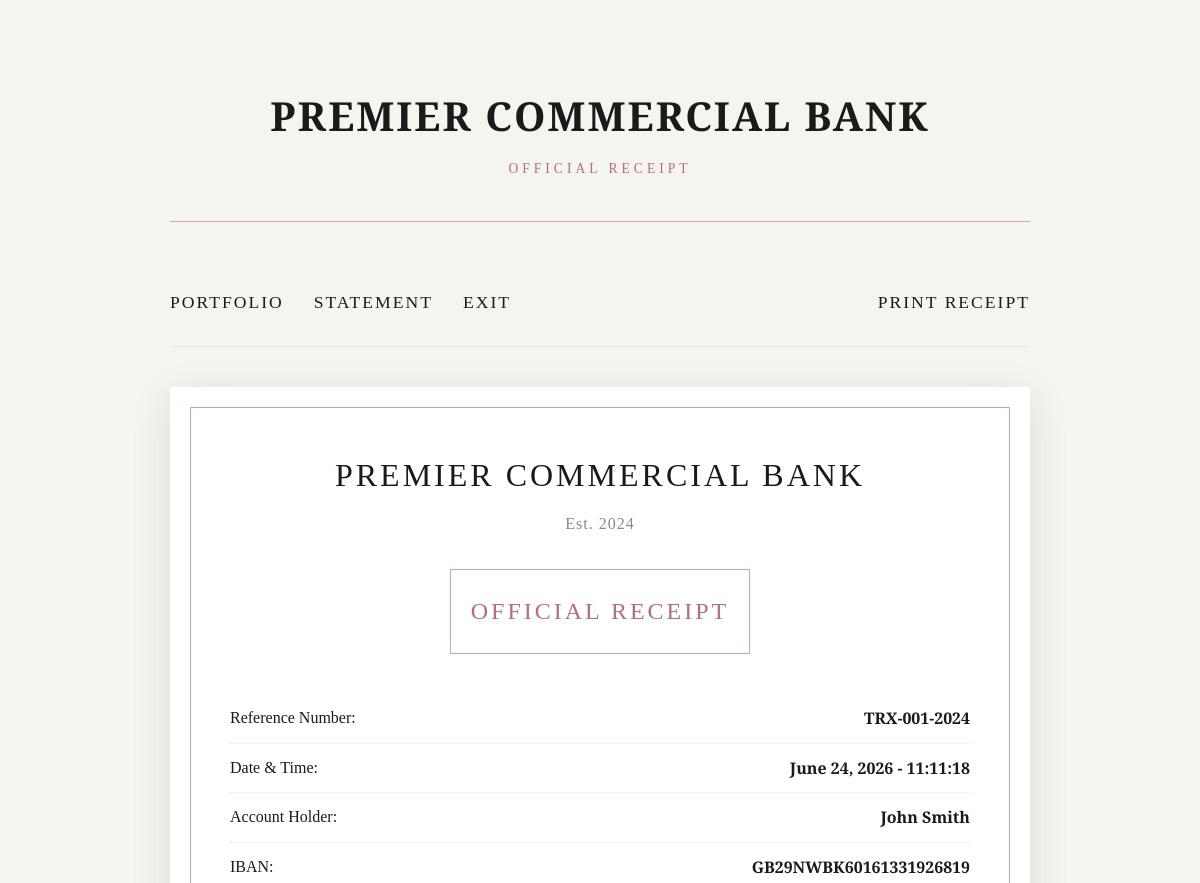
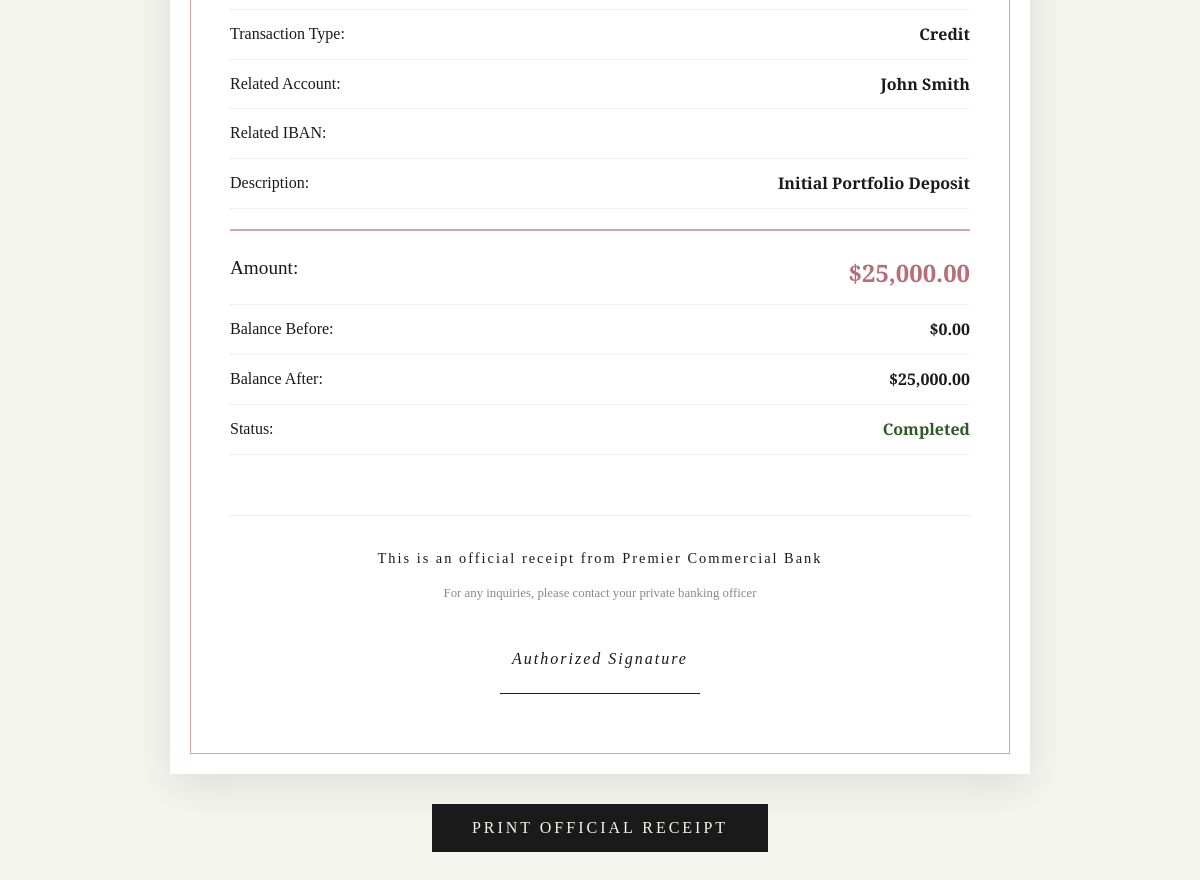
Screenshot of /client/bank-receipt.php?ref=TRX-001-2024 (signed in) with the database file from the repository (2 pictures, top to bottom).
### tables this page shows
CREATE TABLE transaction_records (
    tr_id INT AUTO_INCREMENT PRIMARY KEY,
    tr_reference VARCHAR(20) UNIQUE NOT NULL,
    tr_account_id INT NOT NULL,
    tr_type ENUM('credit', 'debit', 'transfer_in', 'transfer_out', 'standing_order') NOT NULL,
    tr_amount DECIMAL(15,2) NOT NULL,
    tr_balance_before DECIMAL(15,2) NOT NULL,
    tr_balance_after DECIMAL(15,2) NOT NULL,
    tr_description TEXT,
    tr_related_account VARCHAR(34),
    tr_related_name VARCHAR(100),
    tr_status ENUM('completed', 'pending', 'failed') DEFAULT 'completed',
    tr_created_at TIMESTAMP DEFAULT CURRENT_TIMESTAMP,
    FOREIGN KEY (tr_account_id) REFERENCES account_holders(ah_id)
);

CREATE TABLE account_holders (
    ah_id INT AUTO_INCREMENT PRIMARY KEY,
    ah_username VARCHAR(50) UNIQUE NOT NULL,
    ah_password VARCHAR(255) NOT NULL,
    ah_fullname VARCHAR(100) NOT NULL,
    ah_email VARCHAR(100),
    ah_phone VARCHAR(20),
    ah_iban VARCHAR(34) UNIQUE NOT NULL,
    ah_balance DECIMAL(15,2) DEFAULT 0.00,
    ah_role ENUM('client', 'bank_officer') DEFAULT 'client',
    ah_status ENUM('active', 'frozen', 'closed') DEFAULT 'active',
    ah_failed_attempts INT DEFAULT 0,
    ah_locked_until DATETIME NULL,
    ah_created_at TIMESTAMP DEFAULT CURRENT_TIMESTAMP,
    ah_updated_at TIMESTAMP DEFAULT CURRENT_TIMESTAMP ON UPDATE CURRENT_TIMESTAMP
);

### client/bank-receipt.php (the view, shortened to what this page needs)
<?php
$db = PremierDB::getInstance()->getConnection();
$reference = $_GET['ref'] ?? $_SESSION['last_transaction'] ?? '';
$stmt = $db->prepare("SELECT tr.*, ah.ah_fullname, ah.ah_iban FROM transaction_records tr JOIN account_holders ah ON tr.tr_account_id = ah.ah_id WHERE tr.tr_reference = ? AND tr.tr_account_id = ?");
$stmt->execute([$reference, $_SESSION['user_id']]);
$transaction = $stmt->fetch();
?>
<!DOCTYPE html>
<html lang="en">
<head>
    <link rel="stylesheet" href="../assets/css/luxury.css">
</head>
<body>
    <div class="main-container">
        <header class="bank-header">
            <h1>PREMIER COMMERCIAL BANK</h1>
            <p class="subtitle">Official Receipt</p>
        </header>
        <nav class="nav-elegant">
            <a href="portfolio.php">Portfolio</a>
            <a href="account-statement.php">Statement</a>
            <a href="../entrance/exit.php">Exit</a>
            <a href="#" onclick="window.print()" style="margin-left: auto;">Print Receipt</a>
        </nav>
        <div class="receipt">
            <div class="receipt-header">
                <div class="bank-name">PREMIER COMMERCIAL BANK</div>
                <p style="margin-top: 5px; color: #888; letter-spacing: 1px;">Est. 2024</p>
                <div style="margin-top: 30px; padding: 20px; border: 1px solid var(--rose-gold-light); display: inline-block;">
                    <p style="font-family: 'Playfair Display', Georgia, serif; font-size: 1.5rem; letter-spacing: 3px; color: var(--rose-gold);">
                        OFFICIAL RECEIPT
                    </p>
                </div>
            </div>
            <div class="receipt-details">
                <div class="receipt-row">
                    <span>Reference Number:</span>
                    <strong><?php echo $transaction['tr_reference']; ?></strong>
                </div>
                <div class="receipt-row">
                    <span>Date & Time:</span>
                    <strong><?php echo date('F j, Y - H:i:s', strtotime($transaction['tr_created_at'])); ?></strong>
                </div>
                <div class="receipt-row">
                    <span>Account Holder:</span>
                    <strong><?php echo htmlspecialchars($transaction['ah_fullname']); ?></strong>
                </div>
                <div class="receipt-row">
                    <span>IBAN:</span>
                    <strong><?php echo $transaction['ah_iban']; ?></strong>
                </div>
                <div class="receipt-row">
                    <span>Transaction Type:</span>
                    <strong><?php echo ucfirst(str_replace('_', ' ', $transaction['tr_type'])); ?></strong>
                </div>
                <?php if ($transaction['tr_related_name']): ?>
                <div class="receipt-row">
                    <span>Related Account:</span>
                    <strong><?php echo htmlspecialchars($transaction['tr_related_name']); ?></strong>
                </div>
                <div class="receipt-row">
                    <span>Related IBAN:</span>
                </div>
                <?php endif; ?>
                <div class="receipt-row">
                    <span>Description:</span>
                    <strong><?php echo htmlspecialchars($transaction['tr_description']); ?></strong>
                </div>
                <div class="receipt-row" style="border-top: 2px solid var(--rose-gold-light); margin-top: 20px; padding-top: 20px;">
                    <span style="font-size: 1.2rem;">Amount:</span>
                    <strong style="font-family: 'Playfair Display', Georgia, serif; font-size: 1.5rem; color: var(--rose-gold);">
                        $<?php echo number_format($transaction['tr_amount'], 2); ?>
                    </strong>
                </div>
                <div class="receipt-row">
                    <span>Balance Before:</span>
                    <strong>$<?php echo number_format($transaction['tr_balance_before'], 2); ?></strong>
                </div>
                <div class="receipt-row">
                    <span>Balance After:</span>
                    <strong>$<?php echo number_format($transaction['tr_balance_after'], 2); ?></strong>
                </div>
                <div class="receipt-row">
                    <span>Status:</span>
                    <strong style="color: var(--success-green);"><?php echo ucfirst($transaction['tr_status']); ?></strong>
                </div>
            </div>
            <div style="text-align: center; margin-top: 60px; padding-top: 30px; border-top: 1px solid var(--marble-dark);">
                <p style="font-family: 'Playfair Display', Georgia, serif; letter-spacing: 2px; font-size: 0.9rem;">
                    This is an official receipt from Premier Commercial Bank
                </p>
                <p style="color: #888; font-size: 0.8rem; margin-top: 10px;">
                    For any inquiries, please contact your private banking officer
                </p>
                <div style="margin-top: 40px;">
                    <p style="font-family: 'Playfair Display', Georgia, serif; font-style: italic; letter-spacing: 2px;">
                        Authorized Signature
                    </p>
                    <div style="width: 200px; height: 1px; background: var(--midnight-black); margin: 20px auto;"></div>
                </div>
            </div>
        </div>
        <div style="text-align: center; margin-top: 30px;">
            <button onclick="window.print()" class="btn-primary">Print Official Receipt</button>
        </div>
    </div>
</body>
</html>

### assets/css/luxury.css (style rules this page uses)
:root { --midnight-black: #1a1a1a; --rose-gold: #b76e79; --rose-gold-light: #d4a5a5; --marble-white: #f5f5f0; --marble-dark: #e8e8e0; --gold-accent: #c9a96e; --error-red: #8b0000; --success-green: #2d5a27; }
* { margin: 0; padding: 0; box-sizing: border-box; }
body { background: var(--marble-white); font-family: 'Cormorant Garamond', Georgia, serif; color: var(--midnight-black); line-height: 1.8; min-height: 100vh; }
.main-container { max-width: 900px; margin: 0 auto; padding: 40px 20px; }
.bank-header { text-align: center; padding: 40px 0; border-bottom: 1px solid var(--rose-gold-light); margin-bottom: 40px; }
.bank-header h1 { font-family: 'Playfair Display', Georgia, serif; font-size: 2.5rem; color: var(--midnight-black); letter-spacing: 2px; margin: 0; }
.bank-header .subtitle { color: var(--rose-gold); letter-spacing: 4px; text-transform: uppercase; font-size: 0.85rem; margin-top: 5px; }
.nav-elegant { display: flex; justify-content: center; gap: 30px; padding: 20px 0; border-bottom: 1px solid var(--marble-dark); margin-bottom: 40px; }
.nav-elegant a { color: var(--midnight-black); text-decoration: none; font-size: 1.1rem; letter-spacing: 2px; text-transform: uppercase; padding: 5px 0; border-bottom: 2px solid transparent; transition: all 0.3s ease; font-family: 'Playfair Display', Georgia, serif; }
.btn-primary { display: inline-block; padding: 15px 40px; background: var(--midnight-black); color: var(--marble-white); border: none; font-family: 'Playfair Display', Georgia, serif; font-size: 1rem; letter-spacing: 3px; text-transform: uppercase; cursor: pointer; transition: all 0.3s ease; }
.receipt { background: white; padding: 60px; box-shadow: 0 10px 40px rgba(0,0,0,0.1); font-family: 'Cormorant Garamond', Georgia, serif; position: relative; }
.receipt::before { content: ''; position: absolute; top: 20px; left: 20px; right: 20px; bottom: 20px; border: 1px solid var(--rose-gold-light); pointer-events: none; }
.receipt-header { text-align: center; margin-bottom: 40px; }
.receipt-header .bank-name { font-family: 'Playfair Display', Georgia, serif; font-size: 2rem; color: var(--midnight-black); letter-spacing: 3px; }
.receipt-details { margin: 30px 0; }
.receipt-row { display: flex; justify-content: space-between; padding: 10px 0; border-bottom: 1px dotted var(--marble-dark); }

### rows the page displays
transaction_records: tr_reference "TRX-001-2024", tr_created_at "June 24, 2026 - 11:11:18", tr_account.ah_fullname "John Smith", tr_account.ah_iban "GB29NWBK60161331926819", tr_type "Credit", tr_related_name "John Smith", tr_description "Initial Portfolio Deposit", tr_amount "25,000.00", tr_balance_before "0.00", tr_balance_after "25,000.00", tr_status "Completed"
